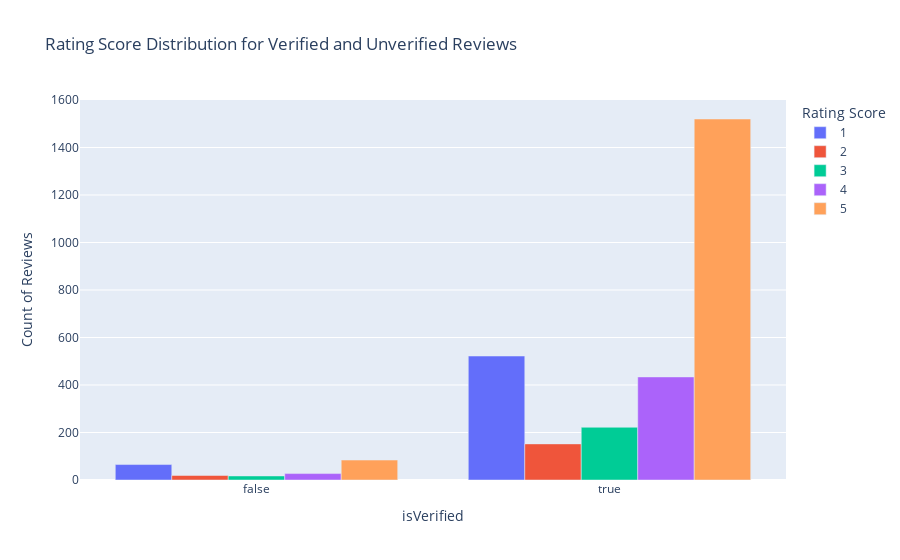

Write notebook code for a chart like this one.
### Code cell
verified_ratings=df.groupby('isVerified')['ratingScore'].value_counts().unstack().fillna(0)

fig=px.bar(verified_ratings,barmode='group',title='Rating Score Distribution for Verified and Unverified Reviews',labels={'value': 'Count of Reviews', 'ratingScore': 'Rating Score'})
fig.show()

### Figure 1 — Plotly figure (JSON) as saved in the notebook; plotly's stock layout.template omitted (floating-point values rounded to 4 significant figures)
{"data": [{"alignmentgroup": "True", "hovertemplate": "Rating Score=1<br>isVerified=%{x}<br>Count of Reviews=%{y}<extra></extra>", "legendgroup": "1", "marker": {"color": "#636efa", "pattern": {"shape": ""}}, "name": "1", "offsetgroup": "1", "orientation": "v", "showlegend": true, "textposition": "auto", "type": "bar", "x": [false, true], "xaxis": "x", "y": [65, 522], "yaxis": "y"}, {"alignmentgroup": "True", "hovertemplate": "Rating Score=2<br>isVerified=%{x}<br>Count of Reviews=%{y}<extra></extra>", "legendgroup": "2", "marker": {"color": "#EF553B", "pattern": {"shape": ""}}, "name": "2", "offsetgroup": "2", "orientation": "v", "showlegend": true, "textposition": "auto", "type": "bar", "x": [false, true], "xaxis": "x", "y": [19, 152], "yaxis": "y"}, {"alignmentgroup": "True", "hovertemplate": "Rating Score=3<br>isVerified=%{x}<br>Count of Reviews=%{y}<extra></extra>", "legendgroup": "3", "marker": {"color": "#00cc96", "pattern": {"shape": ""}}, "name": "3", "offsetgroup": "3", "orientation": "v", "showlegend": true, "textposition": "auto", "type": "bar", "x": [false, true], "xaxis": "x", "y": [17, 222], "yaxis": "y"}, {"alignmentgroup": "True", "hovertemplate": "Rating Score=4<br>isVerified=%{x}<br>Count of Reviews=%{y}<extra></extra>", "legendgroup": "4", "marker": {"color": "#ab63fa", "pattern": {"shape": ""}}, "name": "4", "offsetgroup": "4", "orientation": "v", "showlegend": true, "textposition": "auto", "type": "bar", "x": [false, true], "xaxis": "x", "y": [27, 434], "yaxis": "y"}, {"alignmentgroup": "True", "hovertemplate": "Rating Score=5<br>isVerified=%{x}<br>Count of Reviews=%{y}<extra></extra>", "legendgroup": "5", "marker": {"color": "#FFA15A", "pattern": {"shape": ""}}, "name": "5", "offsetgroup": "5", "orientation": "v", "showlegend": true, "textposition": "auto", "type": "bar", "x": [false, true], "xaxis": "x", "y": [84, 1520], "yaxis": "y"}], "layout": {"barmode": "group", "legend": {"title": {"text": "Rating Score"}, "tracegroupgap": 0}, "title": {"text": "Rating Score Distribution for Verified and Unverified Reviews"}, "xaxis": {"anchor": "y", "domain": [0, 1], "title": {"text": "isVerified"}}, "yaxis": {"anchor": "x", "domain": [0, 1], "title": {"text": "Count of Reviews"}}}}
